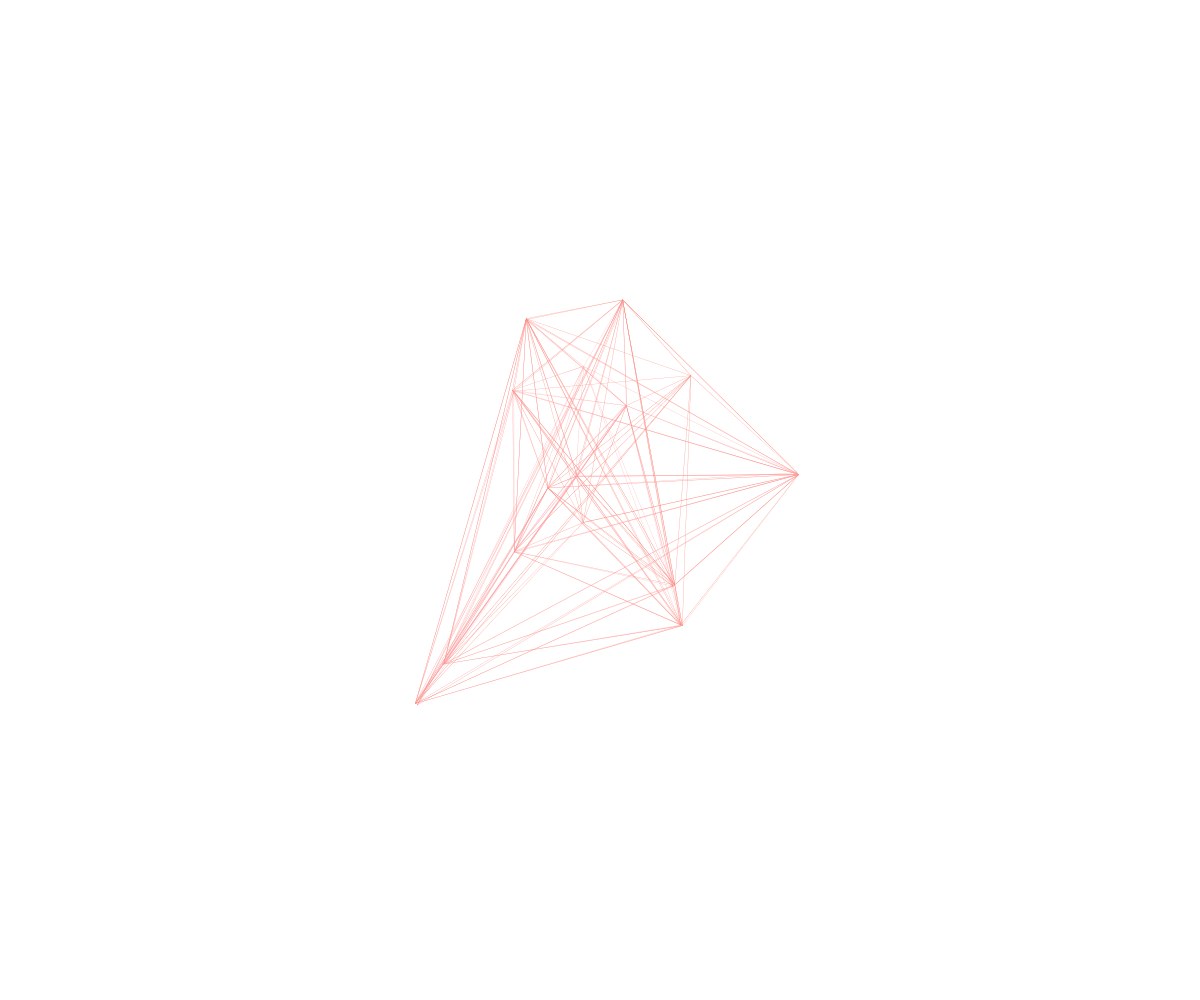
Frame 1 (no input)
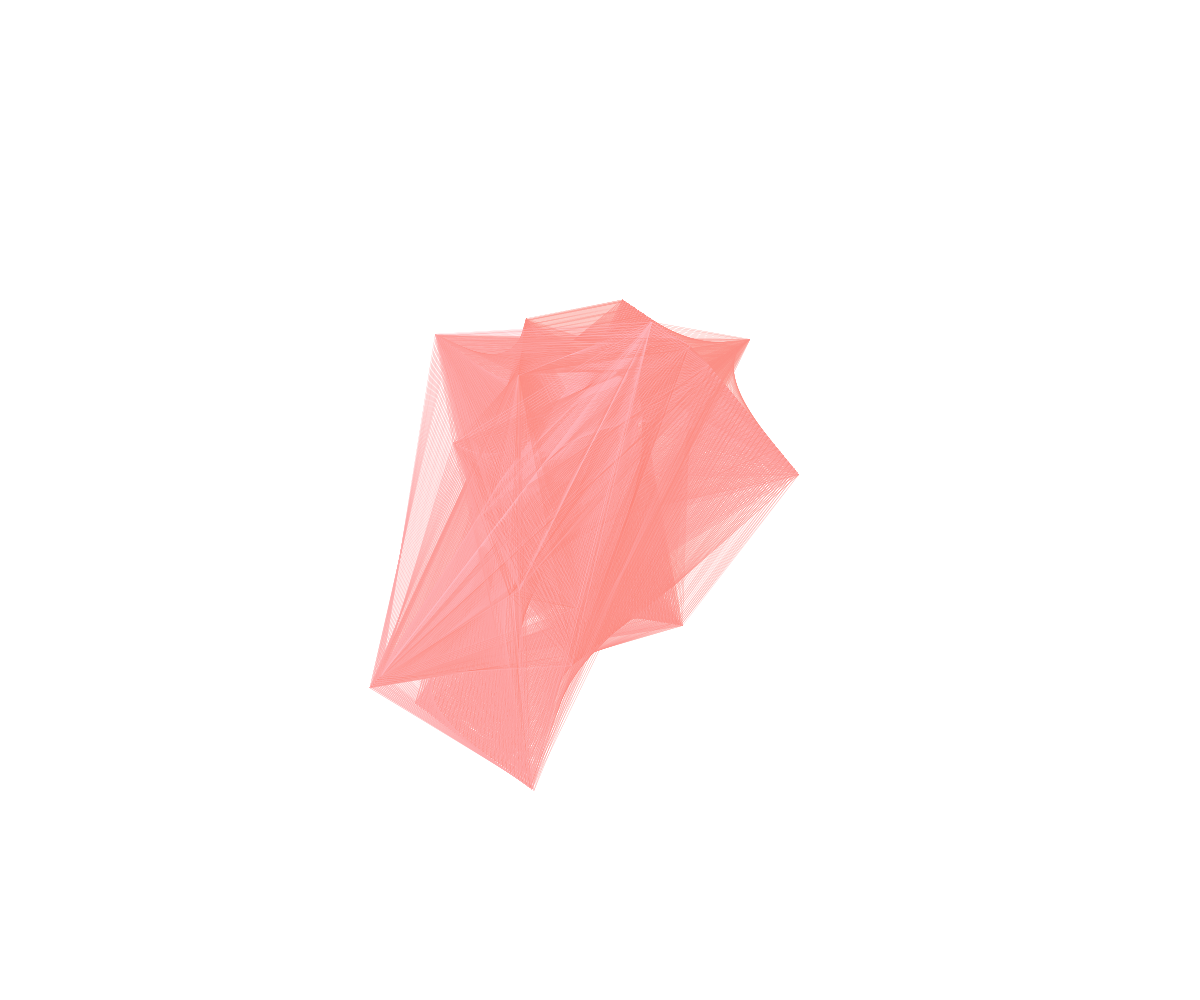
Frame 60 (no input)
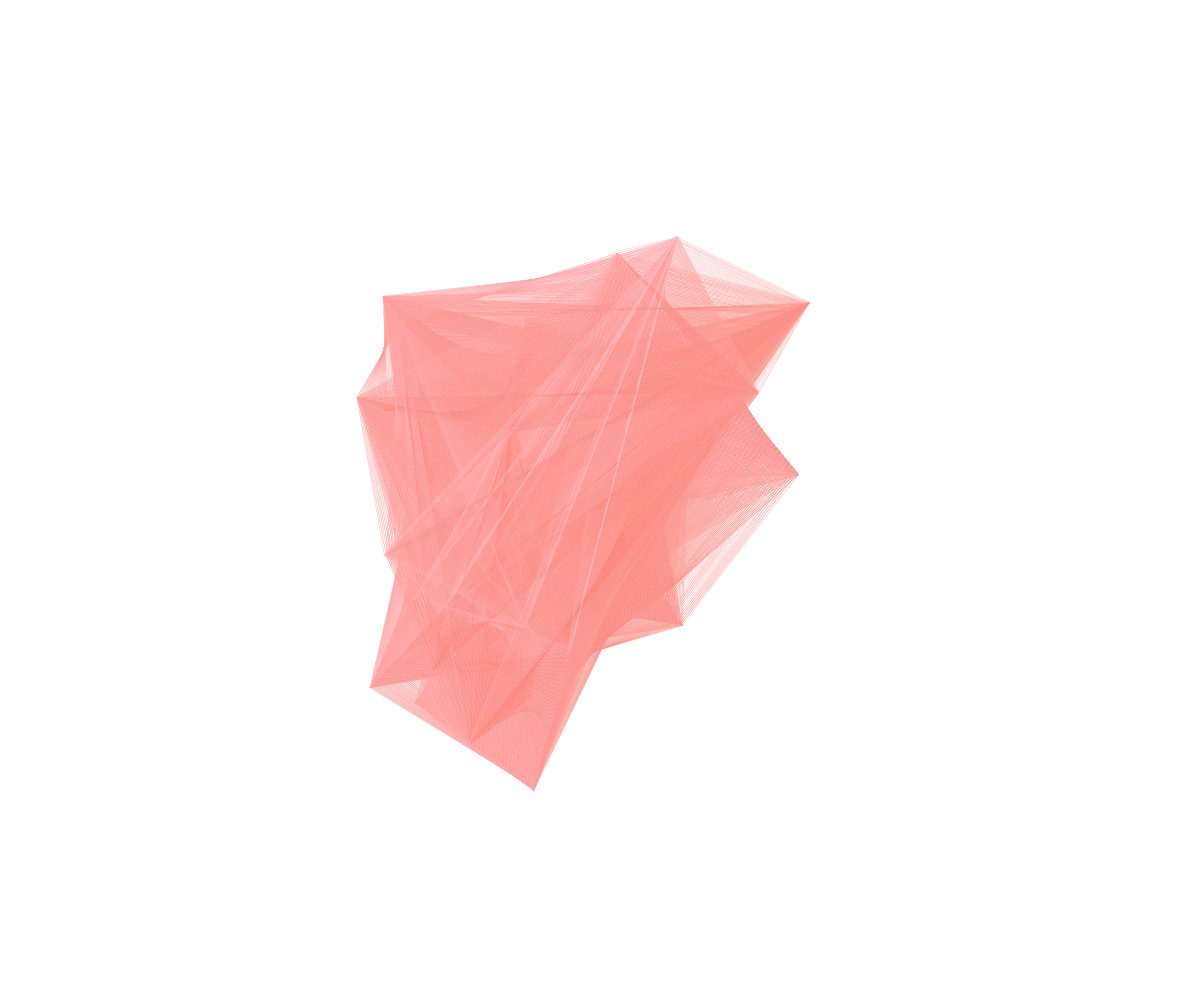
Frame 120 (the mouse pressed at the canvas centre since frame 60)

The p5.js sketch that drew these frames (run headless with seeded random() and noise() and a simulated clock; from frame 60 on, the mouse is pressed at the canvas centre):

// p5.js sketch
// ── sketch.js
var points = [];
var velocities = [];
var circRad;
var colors = [];
var count = 0;

function insideOfCircle(x, y, rad = circRad) {
    return sqrt(x**2  + y**2) < rad
}

function newAngle(x, y) {
    switch(true) {
        case x > 0 && y > 0:
            return random(190, 260);
        case x < 0 && y > 0:
            return random(280, 350);
        case x < 0 && y < 0:
            return random(10, 80);
        case x > 0 && y < 0:
            return random(100, 170);
    }
}

function setup() {
    let renderer = createCanvas(windowWidth, windowHeight);
    renderer.position(0, 0);
    circRad = min(width, height) * .6 * 0.5;
    strokeWeight(0.3);
    for (var i = 0; i < 15; i++) {
        let x = random(-circRad / sqrt(2), circRad / sqrt(2))
        let y = random(-circRad / sqrt(2), circRad / sqrt(2))
        points.push(createVector(x, y));
        x = random(-2, 2)
        y = random(-2, 2)
        velocities.push(createVector(x, y));
        colors.push(random());
    }
    angleMode(DEGREES)

}

function draw() {
    if (count % 2) {
        blendMode(LIGHTEST);
    } else {
        blendMode(DARKEST);
    }
    count++
    translate(width/2, height/2);
    points.forEach((point, index) => {
        stroke(lerpColor(color('pink'), color("salmon"), colors[index]));
        points.forEach((point2, index2) => {
            if (index2 % 5) {
                line(point.x, point.y, point2.x, point2.y)
            }
        })
        if (!insideOfCircle(point.x, point.y, circRad - 3)) {
            let magnitude = sqrt(velocities[index].x **2 + velocities[index].y ** 2);
            let angle = newAngle(point.x, point.y);
            velocities[index].x = cos(angle) * magnitude;
            velocities[index].y = sin(angle) * magnitude; 
        }
        point.x += velocities[index].x
        point.y += velocities[index].y
    })
}
